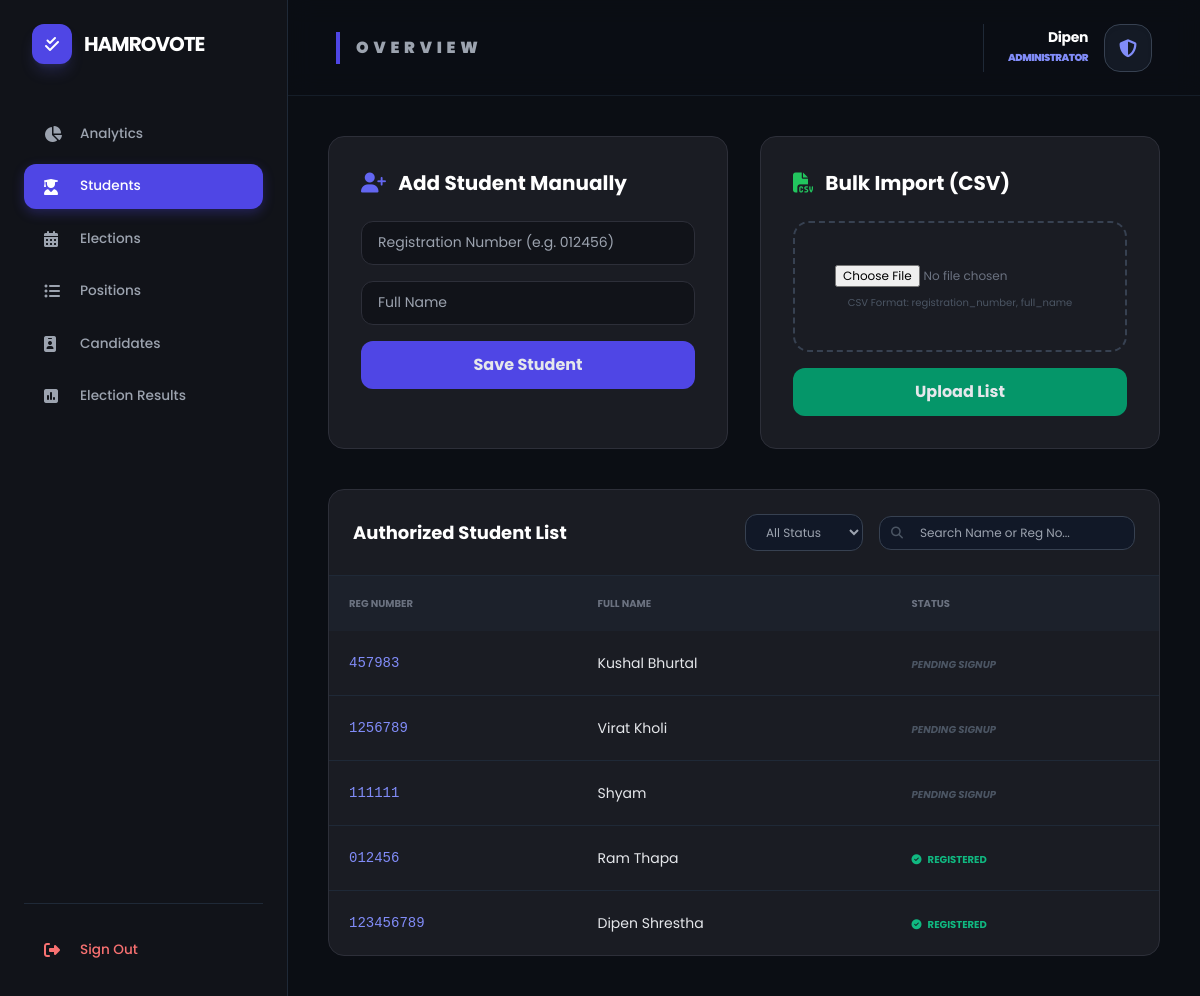
Page /students/ (signed in) on the committed database.
### accounts/models.py (models this page shows, shortened)
class Student_list(models.Model):
    registration_number = models.CharField(max_length=50, unique=True)
    full_name = models.CharField(max_length=100)
    is_registered = models.BooleanField(default=False)

### dashboard/views.py (the view, shortened to what this page needs)
# urls.py: path('students/', views.manage_students, name='manage_students'),
@staff_member_required
def manage_students(request):
    students = Student_list.objects.all().order_by('-id')
    return render(request, 'manage_students.html', {'voters': students})

### dashboard/templates/manage_students.html (shortened to what this page needs)
{% extends 'dashboard/base.html' %}
{% block content %}
<div class="grid grid-cols-1 lg:grid-cols-2 gap-8 mb-10">
    <div class="card p-8">
        <h2 class="text-xl font-bold mb-6 text-white"><i class="fas fa-user-plus mr-2 text-indigo-500"></i> Add Student Manually</h2>
        <form method="POST">
            <div class="space-y-4">
                <input type="text" name="registration_number" class="input-style" placeholder="Registration Number (e.g. 012456)" required>
                <input type="text" name="full_name" class="input-style" placeholder="Full Name" required>
                <button type="submit" name="manual_add" class="w-full bg-indigo-600 hover:bg-indigo-700 py-3 rounded-xl font-bold transition">Save Student</button>
            </div>
        </form>
    </div>
    <div class="card p-8 text-center">
        <h2 class="text-xl font-bold mb-6 text-left text-white"><i class="fas fa-file-csv mr-2 text-green-500"></i> Bulk Import (CSV)</h2>
        <form method="POST" enctype="multipart/form-data">
            <div class="border-2 border-dashed border-gray-700 rounded-2xl p-10 mb-4">
                <input type="file" name="file" class="text-xs text-gray-500" required>
                <p class="text-[10px] text-gray-600 mt-2">CSV Format: registration_number, full_name</p>
            </div>
            <button type="submit" name="bulk_upload" class="w-full bg-emerald-600 hover:bg-emerald-700 py-3 rounded-xl font-bold transition">Upload List</button>
        </form>
    </div>
</div>
<div class="card overflow-hidden">
    <div class="p-6 border-b border-gray-800 flex flex-col md:flex-row justify-between items-center gap-4">
        <h3 class="font-bold text-lg text-white">Authorized Student List</h3>
        <div class="flex items-center gap-4 w-full md:w-auto">
            <select id="statusFilter" onchange="filterTable()"
                    class="bg-gray-900 border border-gray-700 rounded-xl px-4 py-2 text-xs text-gray-400 outline-none focus:border-indigo-500">
                <option value="all">All Status</option>
            </select>
            <div class="relative">
                <span class="absolute inset-y-0 left-0 flex items-center pl-3">
                    <i class="fas fa-search text-gray-600 text-xs"></i>
                </span>
                <input type="text" id="studentSearch" onkeyup="filterTable()"
                       placeholder="Search Name or Reg No..."
                       class="w-full md:w-64 bg-gray-900 border border-gray-700 rounded-xl py-2 pl-10 pr-4 text-xs text-white outline-none focus:border-indigo-500">
            </div>
        </div>
    </div>
    <div class="overflow-x-auto">
        <table class="w-full text-left" id="studentTable">
            <thead class="bg-gray-800/40 text-gray-500 text-[10px] uppercase font-black">
                <tr>
                    <th class="p-5">Reg Number</th>
                    <th class="p-5">Full Name</th>
                    <th class="p-5">Status</th>
                </tr>
            </thead>
            <tbody class="divide-y divide-gray-800">
                {% for v in voters %}
                <tr class="student-row hover:bg-white/5 transition"
                    data-status="{% if v.is_registered %}registered{% else %}pending{% endif %}">
                    <td class="p-5 font-mono text-indigo-400 text-sm reg-col">{{ v.registration_number }}</td>
                    <td class="p-5 text-sm text-gray-200 name-col">{{ v.full_name }}</td>
                    <td class="p-5">
                        {% if v.is_registered %}
                            <span class="text-emerald-500 text-[10px] font-bold uppercase"><i class="fas fa-check-circle mr-1"></i> Registered</span>
                        {% else %}
                            <span class="text-gray-600 text-[10px] font-bold uppercase italic">Pending Signup</span>
                        {% endif %}
                    </td>
                </tr>
                {% empty %}
                <tr>
                    <td colspan="3" class="p-20 text-center text-gray-600 italic text-sm">
                        No authorized students found. Add them manually or via CSV.
                    </td>
                </tr>
                {% endfor %}
            </tbody>
        </table>
    </div>
</div>
{% endblock %}

### dashboard/templates/dashboard/base.html (shortened to what this page needs)
<!DOCTYPE html>
<html lang="en">
<head>
    <script src="https://cdn.tailwindcss.com"></script>
    <link rel="stylesheet" href="https://cdnjs.cloudflare.com/ajax/libs/font-awesome/6.4.0/css/all.min.css">
</head>
<body class="flex min-h-screen">
    <aside class="w-72 sidebar p-6 flex flex-col sticky top-0 h-screen z-50">
        <div class="flex items-center gap-3 mb-12 px-2">
            <div class="w-10 h-10 bg-indigo-600 rounded-xl flex items-center justify-center shadow-lg shadow-indigo-500/20">
                <i class="fas fa-check-double text-white"></i>
            </div>
            <span class="text-xl font-bold tracking-tighter text-white uppercase">HamroVote</span>
        </div>
        <nav class="flex-1 space-y-2">
            <a href="{% url 'dashboard:admin_dashboard' %}" class="nav-link {% if request.resolver_match.url_name == 'admin_dashboard' %}active{% endif %}">
                <i class="fas fa-chart-pie"></i> Analytics
            </a>
            <a href="{% url 'dashboard:manage_students' %}" class="nav-link {% if request.resolver_match.url_name == 'manage_students' %}active{% endif %}">
                <i class="fas fa-user-graduate"></i> Students
            </a>
            <a href="{% url 'dashboard:manage_elections' %}" class="nav-link {% if request.resolver_match.url_name == 'manage_elections' %}active{% endif %}">
                <i class="fas fa-calendar-alt"></i> Elections
            </a>
            <a href="{% url 'dashboard:manage_positions' %}" class="nav-link {% if request.resolver_match.url_name == 'manage_positions' %}active{% endif %}">
                <i class="fas fa-list-ul"></i> Positions
            </a>
            <a href="{% url 'dashboard:manage_candidates' %}" class="nav-link {% if request.resolver_match.url_name == 'manage_candidates' %}active{% endif %}">
                <i class="fas fa-id-badge"></i> Candidates
            </a>
                <a href="{% url 'dashboard:admin_results' %}" class="nav-link {% if request.resolver_match.url_name == 'admin_results' %}active{% endif %}">
        <i class="fas fa-poll"></i> Election Results
    </a>
        </nav>
        <div class="mt-auto pt-6 border-t border-gray-800">
            <a href="{% url 'accounts:logout' %}" class="nav-link text-red-400 hover:bg-red-500/10">
                <i class="fas fa-sign-out-alt"></i> Sign Out
            </a>
        </div>
    </aside>
    <div class="flex-1 flex flex-col">
<header class="h-24 border-b border-gray-800/60 flex items-center justify-between px-12 bg-[#0b0e14]/80 backdrop-blur-md sticky top-0 z-40">
    <div>
        <h2 class="text-base font-black text-gray-400 uppercase tracking-[0.3em] border-l-4 border-indigo-600 pl-4 py-1">
            {% block page_title %}Overview{% endblock %}
        </h2>
    </div>
    <div class="flex items-center gap-6">
        <div class="flex items-center gap-4 pl-6 border-l border-gray-800">
            <div class="text-right hidden sm:block">
                <p class="text-sm font-bold text-white leading-none capitalize tracking-tight">{{ user.username }}</p>
                <p class="text-[10px] text-indigo-400 font-black uppercase tracking-tighter mt-1.5">Administrator</p>
            </div>
            <div class="w-12 h-12 bg-gray-800/50 rounded-2xl flex items-center justify-center border border-gray-700 shadow-inner">
                <i class="fas fa-shield-alt text-indigo-400 text-lg"></i>
            </div>
        </div>
    </div>
</header>
        <main class="p-10 flex-1">
            {% block content %}{% endblock %}
        </main>
    </div>
</body>
</html>

### dashboard/templates/dashboard/base.html (style rules this page uses)
body { background-color: #0b0e14; color: #e5e7eb; font-family: 'Poppins', sans-serif; }
.sidebar { background-color: #111319; border-right: 1px solid #1f2937; }
.card { background-color: #1a1c23; border: 1px solid #2d2f39; border-radius: 1rem; }
.nav-link { color: #9ca3af; padding: 0.75rem 1.25rem; display: flex; align-items: center; border-radius: 0.75rem; transition: all 0.2s ease; font-size: 0.85rem; font-weight: 500; }
.nav-link.active { background-color: #4f46e5; color: #fff; box-shadow: 0 4px 12px rgba(79, 70, 229, 0.3); }
.nav-link i { width: 2.25rem; font-size: 1rem; }
.input-style { background-color: #111319; border: 1px solid #2d2f39; border-radius: 0.75rem; padding: 0.65rem 1rem; width: 100%; color: white; outline: none; font-size: 0.875rem; transition: border-color 0.2s; }

### rows in the picture
Student_list: registration_number "457983", full_name "Kushal Bhurtal", is_registered "PENDING SIGNUP"
Student_list: registration_number "1256789", full_name "Virat Kholi", is_registered "PENDING SIGNUP"
Student_list: registration_number "111111", full_name "Shyam", is_registered "PENDING SIGNUP"
Student_list: registration_number "012456", full_name "Ram Thapa", is_registered True (drawn)
Student_list: registration_number "123456789", full_name "Dipen Shrestha", is_registered True (drawn)

### other values in the picture
{{ user.username }} "Dipen"
